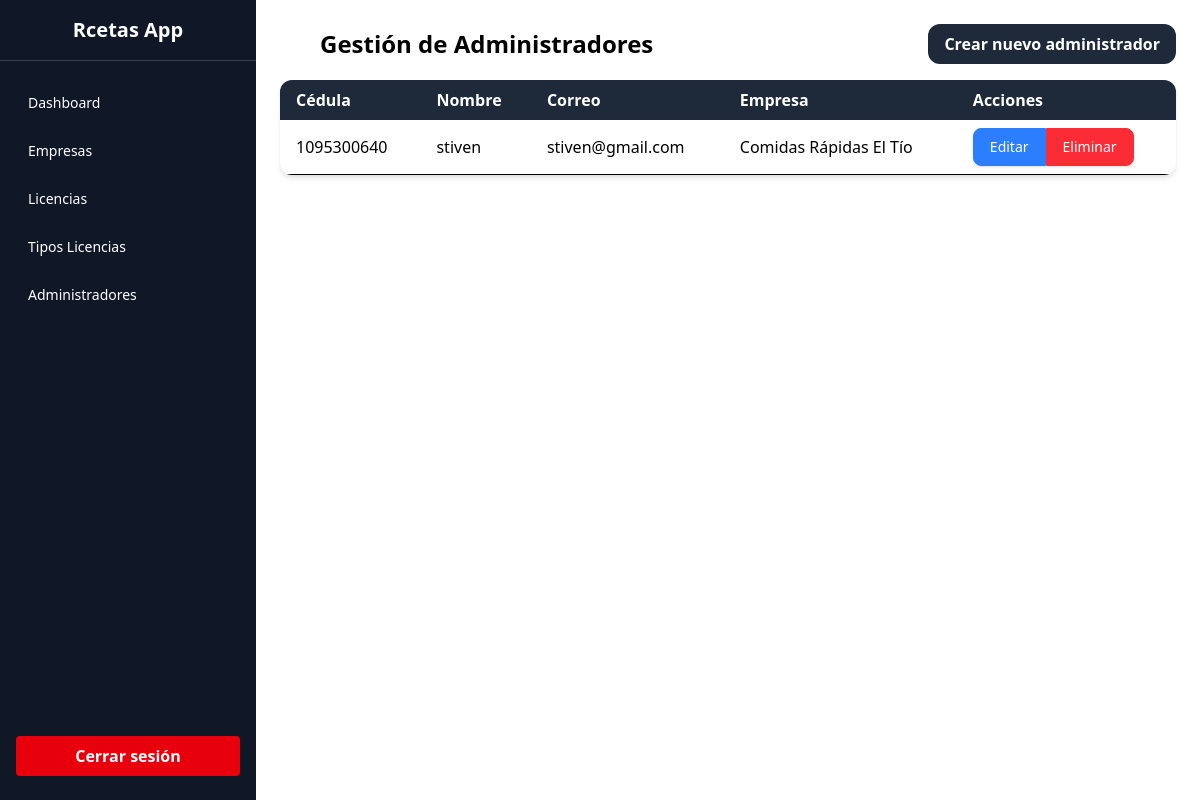
Screenshot of /views/superadmin/admins/index.php with the database file from the repository.
### tables this page shows
CREATE TABLE `usuarios` (
  `cedula` varchar(20) NOT NULL,
  `nombre` varchar(100) NOT NULL,
  `correo` varchar(100) NOT NULL,
  `nit_empresa` varchar(20) DEFAULT NULL,
  `contraseña` varchar(500) NOT NULL,
  `rol_id` int(11) NOT NULL
);

CREATE TABLE `empresas` (
  `nit` varchar(20) NOT NULL,
  `nombre` varchar(100) NOT NULL,
  `direccion` varchar(150) DEFAULT NULL,
  `telefono` varchar(20) DEFAULT NULL,
  `correo` varchar(100) DEFAULT NULL
);

### views/superadmin/admins/index.php (the view, shortened to what this page needs)
<?php
$conex = new Database;
$pdo = $conex->conectar();
$stmt = $pdo->query("SELECT usuarios.cedula, usuarios.nombre, usuarios.correo, empresas.nombre AS empresa FROM usuarios LEFT JOIN empresas ON usuarios.nit_empresa = empresas.nit WHERE usuarios.rol_id = 2;");
$admins = $stmt->fetchAll(PDO::FETCH_ASSOC);
?>
<!DOCTYPE html>
<html lang="es">
<?php include '../../../partials/head.php'; ?>
<body class="flex">
    <?php include '../../../partials/sidebaradm.php'; ?>
    <main class="p-6 w-full md:ml-64">
        <div class="flex justify-between items-center mb-4">
            <h1 class="text-2xl font-bold pl-10">Gestión de Administradores</h1>
            <a href="<?= BASE_URL ?>views/superadmin/admins/crear.php"
               class="bg-gray-800 hover:bg-gray-900 text-white font-semibold py-2 px-4 rounded-xl transition">
                Crear nuevo administrador
            </a>
        </div>
        <div class="overflow-x-auto rounded-xl shadow-md bg-white">
            <table class="min-w-full">
                <thead class="bg-gray-800 text-white text-left">
                    <tr>
                        <th class="px-4 py-2">Cédula</th>
                        <th class="px-4 py-2">Nombre</th>
                        <th class="px-4 py-2">Correo</th>
                        <th class="px-4 py-2">Empresa</th>
                        <th class="px-4 py-2">Acciones</th>
                    </tr>
                </thead>
                <tbody>
                    <?php foreach ($admins as $admin): ?>
                        <tr class="border-b hover:bg-gray-100">
                            <td class="px-4 py-2"><?= htmlspecialchars($admin['cedula']) ?></td>
                            <td class="px-4 py-2"><?= htmlspecialchars($admin['nombre']) ?></td>
                            <td class="px-4 py-2"><?= htmlspecialchars($admin['correo']) ?></td>
                            <td class="px-4 py-2"><?= htmlspecialchars($admin['empresa'] ?? 'Sin asignar') ?></td>
                            <td class="px-4 py-2">
                                <div class="inline-flex rounded-md shadow-sm" role="group">
                                    <a href="<?= BASE_URL ?>views/superadmin/admins/editar.php?cedula=<?= urlencode($admin['cedula']) ?>"
                                       class="px-4 py-2 text-sm font-medium text-white bg-blue-500 border border-blue-500 rounded-l-lg hover:bg-blue-600 focus:z-10 focus:ring-2 focus:ring-blue-500 focus:outline-none">
                                        Editar
                                    </a>
                                    <form action="<?= BASE_URL ?>views/superadmin/admins/eliminar.php" method="POST" class="inline">
                                        <button type="submit"
                                                class="px-4 py-2 text-sm font-medium text-white bg-red-500 border border-red-500 rounded-r-lg hover:bg-red-600 focus:z-10 focus:ring-2 focus:ring-red-500 focus:outline-none">
                                            Eliminar
                                        </button>
                                    </form>
                                </div>
                            </td>
                        </tr>
                    <?php endforeach; ?>
                </tbody>
            </table>
        </div>
    </main>
</body>
</html>

### rows the page displays
usuarios: cedula "1095300640", nombre "stiven", correo "stiven@gmail.com", nit_empresa.nombre "Comidas Rápidas El Tío"
